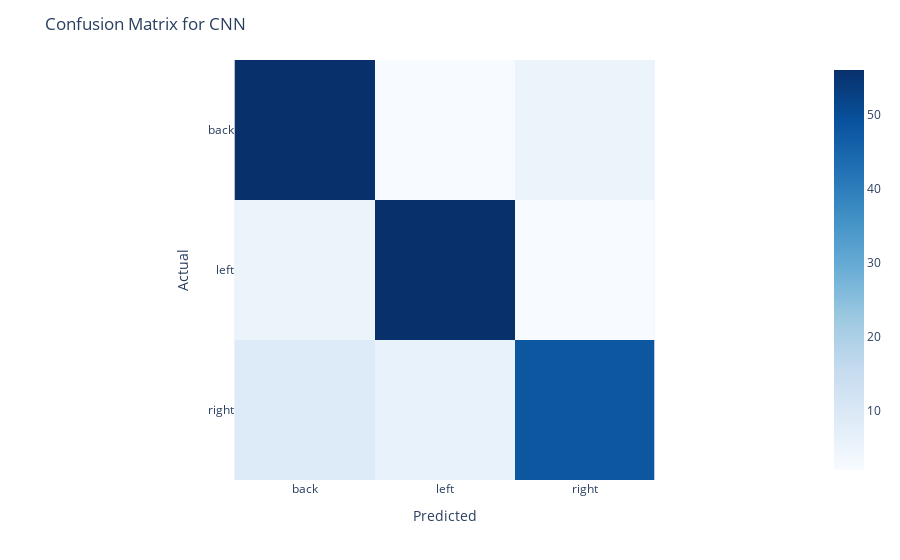

The code cell stored with this chart in its notebook:
### Code cell
# Create a confusion matrix
confusion_matrix = tf.math.confusion_matrix(labels=y_total_max, predictions=y_pred_max).numpy()
# Create a dataframe from the confusion matrix
confusion_matrix = pd.DataFrame(confusion_matrix, index=['back', 'left', 'right'], columns=['back', 'left', 'right'])
# Plot the confusion matrix
fig = px.imshow(confusion_matrix, color_continuous_scale='Blues')
fig.update_layout(
    title='Confusion Matrix for CNN',
    xaxis_title='Predicted',
    yaxis_title='Actual',
)

### Figure 1 — Plotly figure (JSON) as saved in the notebook; plotly's stock layout.template omitted (floating-point values rounded to 4 significant figures)
{"data": [{"coloraxis": "coloraxis", "hovertemplate": "x: %{x}<br>y: %{y}<br>color: %{z}<extra></extra>", "name": "0", "type": "heatmap", "x": ["back", "left", "right"], "xaxis": "x", "y": ["back", "left", "right"], "yaxis": "y", "z": [[56, 2, 5], [5, 56, 2], [9, 6, 48]]}], "layout": {"coloraxis": {"colorscale": [[0, "rgb(247,251,255)"], [0.125, "rgb(222,235,247)"], [0.25, "rgb(198,219,239)"], [0.375, "rgb(158,202,225)"], [0.5, "rgb(107,174,214)"], [0.625, "rgb(66,146,198)"], [0.75, "rgb(33,113,181)"], [0.875, "rgb(8,81,156)"], [1, "rgb(8,48,107)"]]}, "margin": {"t": 60}, "title": {"text": "Confusion Matrix for CNN"}, "xaxis": {"anchor": "y", "constrain": "domain", "domain": [0, 1], "scaleanchor": "y", "title": {"text": "Predicted"}}, "yaxis": {"anchor": "x", "autorange": "reversed", "constrain": "domain", "domain": [0, 1], "title": {"text": "Actual"}}}}
